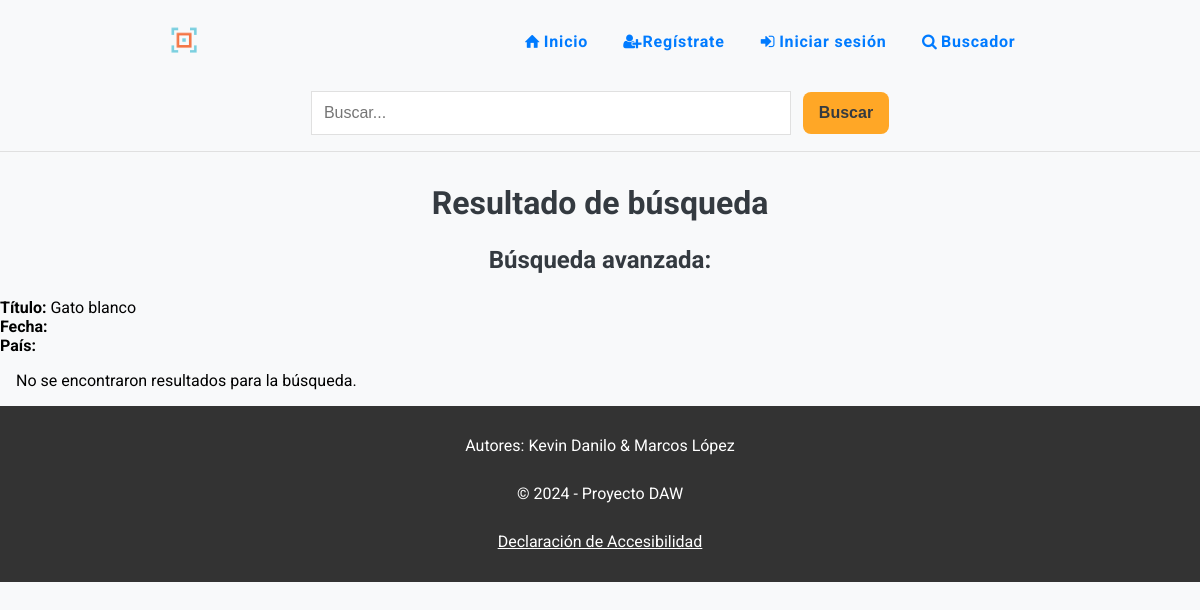
/resultado.php?titulo=Gato blanco, run on an earlier commit of the app's database.
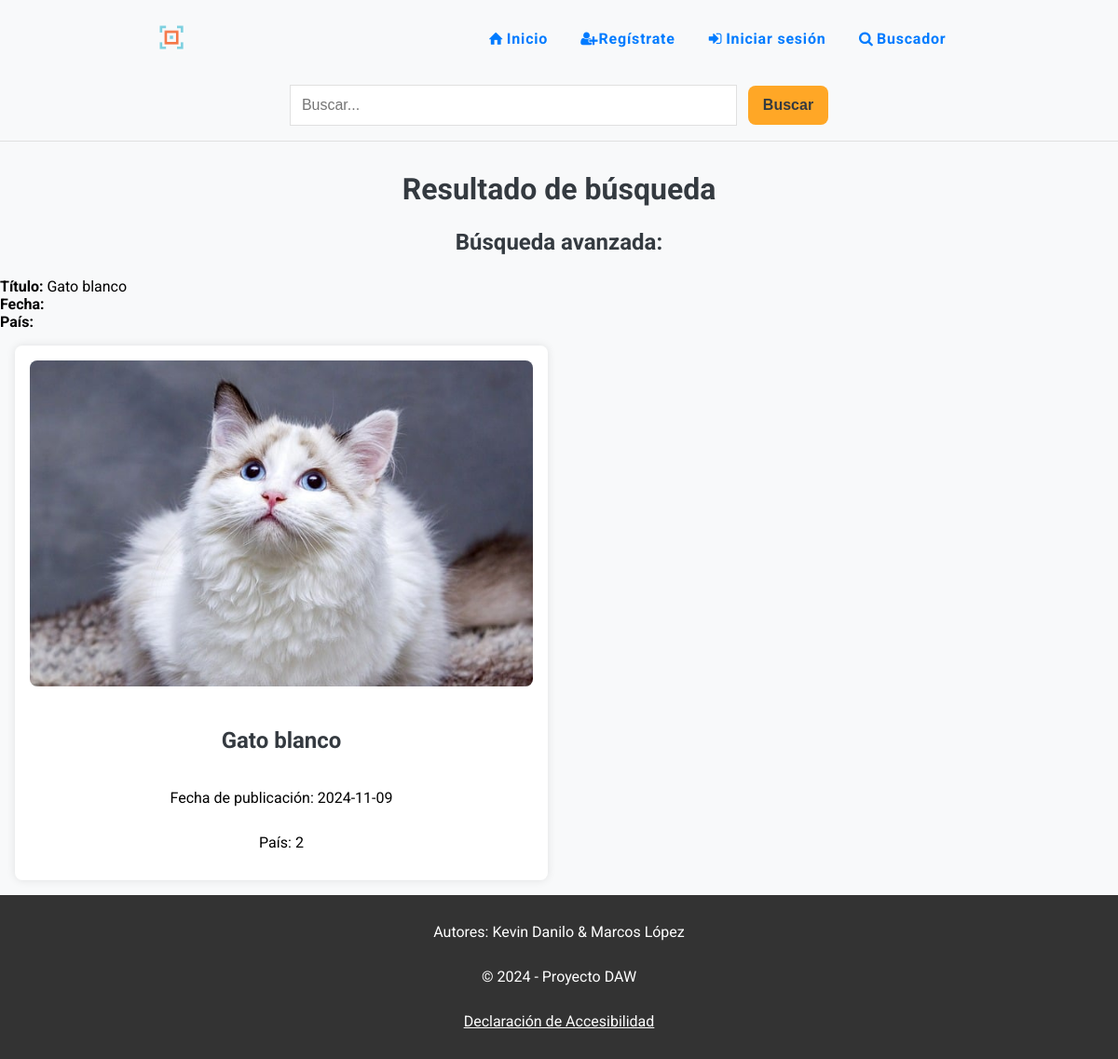
And on a later commit of the database.
### tables this page shows
CREATE TABLE `fotos` (
  `idFoto` int(11) NOT NULL,
  `titulo` varchar(255) NOT NULL,
  `descripcion` varchar(500) DEFAULT NULL,
  `fecha` date DEFAULT NULL,
  `pais` int(11) NOT NULL,
  `album` int(11) NOT NULL,
  `fichero` varchar(255) NOT NULL,
  `alternativo` varchar(255) DEFAULT NULL,
  `fRegistro` timestamp NOT NULL DEFAULT current_timestamp() ON UPDATE current_timestamp()
);

### resultado.php (the view, shortened to what this page needs)
<?php
include "inc/html-start.php";
include "inc/cabecera.php";
include "inc/conexion-db.php";
$q = isset($_GET['q']) ? trim($_GET['q']) : null;
$tituloBusqueda = isset($_GET['titulo']) ? trim($_GET['titulo']) : '';
$fechaBusqueda = isset($_GET['fecha']) ? trim($_GET['fecha']) : '';
$paisBusqueda = isset($_GET['country']) ? trim($_GET['country']) : '';
if (!empty($q)) {
  $sql = "SELECT idFoto, titulo, fecha, pais, fichero, alternativo FROM fotos WHERE titulo LIKE ? OR fecha LIKE ? OR pais LIKE ? ORDER BY fecha DESC";
  $paramTypes = 'sss';
  $params = ['%' . $q . '%', '%' . $q . '%', '%' . $q . '%'];
}
else if (!empty($tituloBusqueda) || !empty($fechaBusqueda) || !empty($paisBusqueda)) {
  $sql = "SELECT idFoto, titulo, fecha, pais, fichero, alternativo FROM fotos WHERE 1=1";
  $paramTypes = '';
  $params = [];
  if (!empty($tituloBusqueda)) {
    $sql .= " AND titulo LIKE ?";
    $paramTypes .= 's';
    $params[] = "%" . $tituloBusqueda . "%";
  }
  $sql .= " ORDER BY fecha DESC";
} else {
  echo "<p>Por favor, completa al menos un campo para realizar una búsqueda.</p>";
  exit;
}
$stmt = $conn->prepare($sql);
if (!empty($params)) {
  $stmt->bind_param($paramTypes, ...$params);
}
$stmt->execute();
$result = $stmt->get_result();
?>
<main>
  <h1>Resultado de búsqueda</h1>
  <?php if (!empty($q)): ?>
    <section>
      <h2>Búsqueda simple:</h2>
      <p><strong>Término buscado:</strong> <?= htmlspecialchars($q, ENT_QUOTES, 'UTF-8'); ?></p>
    </section>
  <?php else: ?>
    <section>
      <h2>Búsqueda avanzada:</h2>
      <p><strong>Título:</strong> <?= htmlspecialchars($tituloBusqueda, ENT_QUOTES, 'UTF-8'); ?></p>
      <p><strong>Fecha:</strong> <?= htmlspecialchars($fechaBusqueda, ENT_QUOTES, 'UTF-8'); ?></p>
      <p><strong>País:</strong> <?= htmlspecialchars($paisBusqueda, ENT_QUOTES, 'UTF-8'); ?></p>
    </section>
  <?php endif; ?>
  <div id="container-main-search">
    <?php if ($result && $result->num_rows > 0): ?>
      <?php while ($row = $result->fetch_assoc()): ?>
        <article class="container-card-search">
          <a href="foto.php?id=<?= htmlspecialchars($row['idFoto'], ENT_QUOTES, 'UTF-8'); ?>">
            <img src="fotos/<?= htmlspecialchars($row['fichero'], ENT_QUOTES, 'UTF-8'); ?>" alt="<?= htmlspecialchars($row['alternativo'], ENT_QUOTES, 'UTF-8'); ?>">
            <h2><?= htmlspecialchars($row['titulo'], ENT_QUOTES, 'UTF-8'); ?></h2>
          </a>
          <footer>
            <p>Fecha de publicación: <?= htmlspecialchars($row['fecha'], ENT_QUOTES, 'UTF-8'); ?></p>
            <p>País: <?= htmlspecialchars($row['pais'], ENT_QUOTES, 'UTF-8'); ?></p>
          </footer>
        </article>
      <?php endwhile; ?>
    <?php else: ?>
      <p>No se encontraron resultados para la búsqueda.</p>
    <?php endif; ?>
  </div>
</main>
<?php
include "inc/pie.php";
include "inc/html-end.php";
?>

What changed in the data, as far as the page shows it:
added fotos: fichero (picture), titulo "Gato blanco", fecha "2024-11-09", pais "2"
Also different on the page:
text no longer shown: "No se encontraron resultados para la búsqueda."
